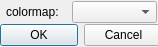
<?xml version="1.0" encoding="UTF-8"?>
<ui version="4.0">
 <class>DialogColormap</class>
 <widget class="QDialog" name="DialogColormap">
  <property name="windowModality">
   <enum>Qt::NonModal</enum>
  </property>
  <property name="geometry">
   <rect>
    <x>0</x>
    <y>0</y>
    <width>158</width>
    <height>47</height>
   </rect>
  </property>
  <property name="sizePolicy">
   <sizepolicy hsizetype="Fixed" vsizetype="Fixed">
    <horstretch>0</horstretch>
    <verstretch>0</verstretch>
   </sizepolicy>
  </property>
  <property name="windowTitle">
   <string>Colormap</string>
  </property>
  <property name="modal">
   <bool>false</bool>
  </property>
  <widget class="QWidget" name="verticalLayoutWidget">
   <property name="geometry">
    <rect>
     <x>0</x>
     <y>0</y>
     <width>163</width>
     <height>47</height>
    </rect>
   </property>
   <layout class="QVBoxLayout" name="verticalLayout">
    <property name="spacing">
     <number>0</number>
    </property>
    <property name="sizeConstraint">
     <enum>QLayout::SetDefaultConstraint</enum>
    </property>
    <item>
     <layout class="QHBoxLayout" name="horizontalLayout">
      <property name="spacing">
       <number>0</number>
      </property>
      <property name="sizeConstraint">
       <enum>QLayout::SetDefaultConstraint</enum>
      </property>
      <property name="leftMargin">
       <number>0</number>
      </property>
      <property name="topMargin">
       <number>1</number>
      </property>
      <item>
       <widget class="QLabel" name="label">
        <property name="minimumSize">
         <size>
          <width>0</width>
          <height>0</height>
         </size>
        </property>
        <property name="maximumSize">
         <size>
          <width>60</width>
          <height>25</height>
         </size>
        </property>
        <property name="text">
         <string>colormap:</string>
        </property>
       </widget>
      </item>
      <item>
       <widget class="QComboBox" name="comboBoxColormap">
        <property name="maximumSize">
         <size>
          <width>85</width>
          <height>16777215</height>
         </size>
        </property>
       </widget>
      </item>
     </layout>
    </item>
    <item>
     <widget class="QDialogButtonBox" name="buttonBox">
      <property name="sizePolicy">
       <sizepolicy hsizetype="Fixed" vsizetype="Fixed">
        <horstretch>0</horstretch>
        <verstretch>0</verstretch>
       </sizepolicy>
      </property>
      <property name="maximumSize">
       <size>
        <width>16777215</width>
        <height>30</height>
       </size>
      </property>
      <property name="orientation">
       <enum>Qt::Horizontal</enum>
      </property>
      <property name="standardButtons">
       <set>QDialogButtonBox::Cancel|QDialogButtonBox::Ok</set>
      </property>
      <property name="centerButtons">
       <bool>true</bool>
      </property>
     </widget>
    </item>
   </layout>
  </widget>
 </widget>
 <resources/>
 <connections>
  <connection>
   <sender>buttonBox</sender>
   <signal>accepted()</signal>
   <receiver>DialogColormap</receiver>
   <slot>accept()</slot>
   <hints>
    <hint type="sourcelabel">
     <x>248</x>
     <y>254</y>
    </hint>
    <hint type="destinationlabel">
     <x>157</x>
     <y>274</y>
    </hint>
   </hints>
  </connection>
  <connection>
   <sender>buttonBox</sender>
   <signal>rejected()</signal>
   <receiver>DialogColormap</receiver>
   <slot>reject()</slot>
   <hints>
    <hint type="sourcelabel">
     <x>316</x>
     <y>260</y>
    </hint>
    <hint type="destinationlabel">
     <x>286</x>
     <y>274</y>
    </hint>
   </hints>
  </connection>
 </connections>
</ui>
